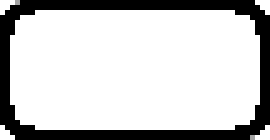
#> input picture display/other/weekday.png, 54 x 28 px (shown 5 times larger)
$ python image_processing.py
#> lines starting #> are read from the running program, lines starting #| are printed output that depends on the picture
### display/image_data.py
#!/usr/bin/python3
# -*- coding: utf-8 -*-
"""
This file contains all the locations of the icons used.
It also contains the positions of these icons on the E-Paper display
"""

from PIL import Image
im_open = Image.open
import os

path = os.path.dirname(os.path.abspath(__file__)).replace("\\", "/")
if path != "" and path[-1] != "/":
    path += "/"

wpath = path+'weather-icons/'
dpath = path+'days/'
opath = path+'other/'
fpath = path+'fonts/'

NotoSansCJK = 'NotoSansCJK/NotoSansCJKsc-'
NotoSans = 'NotoSans/NotoSans-SemiCondensed'
weather_font = 'WeatherFont/weathericons-regular-webfont.ttf'

weekday = im_open(opath+'weekday.png')
#> weekday is the input picture: PIL image 54x28 RGBA; mean R, G, B, A 199.9, 199.9, 199.9, 55.3
eventicon = im_open(opath+'event.png')
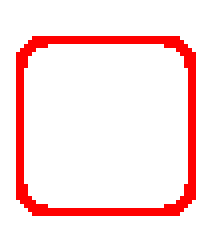
#> input picture display/other/event.png, 54 x 63 px (shown 4 times larger)
#> eventicon is the input picture: PIL image 54x63 RGBA; mean R, G, B, A 151.8, 124.8, 124.8, 27
dateicon = im_open(opath+'today.png')
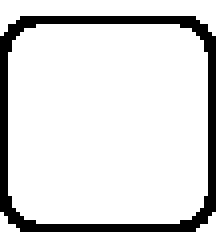
#> input picture display/other/today.png, 54 x 63 px (shown 4 times larger)
#> dateicon is the input picture: PIL image 54x63 RGBA; mean R, G, B, A 0, 0, 0, 32.7
#> (the run stopped early here; a loop or call above may not have finished)
